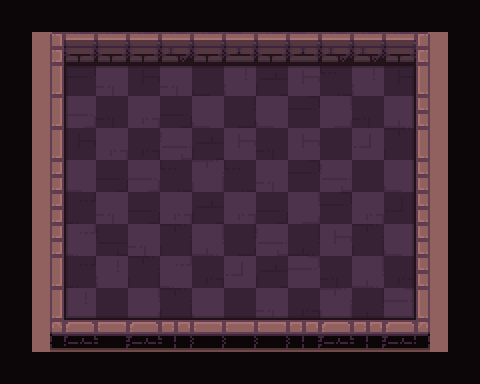

This game map was drawn from its Tiled (.tmx) file and the tilesets committed beside it. A one-line description and the full map source follow:
An orthogonal 15x12 tile map with 32x32 px tiles, 4 tile layers (path, types, ground, floor_shadow), 1 hidden layer not drawn and 18 objects (7x egg, 4x symbol, 4x hero, frame, bonfire, ...).

<map version="1.2" tiledversion="2019.03.13" orientation="orthogonal" renderorder="right-down" width="15" height="12" tilewidth="32" tileheight="32" infinite="0" nextlayerid="111" nextobjectid="39">
 <tileset firstgid="1" name="tileset" tilewidth="32" tileheight="32" spacing="2" margin="1" tilecount="200" columns="10">
  <image source="tileset.png" trans="000000" width="340" height="680" />
  <terraintypes>
   <terrain name="floor" tile="79" />
   <terrain name="wall" tile="69" />
   <terrain name="hole" tile="78" />
  </terraintypes>
 </tileset>
 <layer id="105" name="checkers" width="15" height="12" visible="0">
  <data encoding="csv">
0,69,0,69,0,69,0,69,0,69,0,69,0,69,0,
69,0,69,0,69,0,69,0,69,0,69,0,69,0,69,
0,69,0,69,0,69,0,69,0,69,0,69,0,69,0,
69,0,69,0,69,0,69,0,69,0,69,0,69,0,69,
0,69,0,69,0,69,0,69,0,69,0,69,0,69,0,
69,0,69,0,69,0,69,0,69,0,69,0,69,0,69,
0,69,0,69,0,69,0,69,0,69,0,69,0,69,0,
69,0,69,0,69,0,69,0,69,0,69,0,69,0,69,
0,69,0,69,0,69,0,69,0,69,0,69,0,69,0,
69,0,69,0,69,0,69,0,69,0,69,0,69,0,69,
0,69,0,69,0,69,0,69,0,69,0,69,0,69,0,
69,0,69,0,69,0,69,0,69,0,69,0,69,0,69
</data>
 </layer>
 <layer id="106" name="path" width="15" height="12">
  <data encoding="csv">
0,0,0,0,0,0,0,0,0,0,0,0,0,0,0,
0,0,0,0,0,0,0,0,0,0,0,0,0,0,0,
0,0,80,80,80,80,80,80,80,80,80,80,80,0,0,
0,0,80,80,80,80,80,80,80,80,80,80,80,0,0,
0,0,80,80,80,80,80,80,80,80,80,80,80,0,0,
0,0,80,80,80,80,80,80,80,80,80,80,80,0,0,
0,0,80,80,80,80,80,80,80,80,80,80,80,0,0,
0,0,80,80,80,80,80,80,80,80,80,80,80,0,0,
0,0,80,80,80,80,80,80,80,80,80,80,80,0,0,
0,0,80,80,80,80,80,80,80,80,80,80,80,0,0,
0,0,0,0,0,0,0,0,0,0,0,0,0,0,0,
0,0,0,0,0,0,0,0,0,0,0,0,0,0,0
</data>
 </layer>
 <objectgroup id="14" name="camera">
  <object id="12" name="frame" type="frame" x="50" y="32.333" width="378.333" height="314.485" />
 </objectgroup>
 <objectgroup id="2" name="objects">
  <object id="37" name="arrow" type="symbol" x="113" y="180">
   <properties>
    <property name="symbol" value="arrow_s" />
   </properties>
   <point />
  </object>
  <object id="35" name="arrow" type="symbol" x="152" y="192">
   <properties>
    <property name="symbol" value="arrow_e" />
   </properties>
   <point />
  </object>
  <object id="38" name="cross" type="symbol" x="237" y="246">
   <properties>
    <property name="symbol" value="cross" />
   </properties>
   <point />
  </object>
  <object id="36" name="cross" type="symbol" x="213" y="250">
   <properties>
    <property name="symbol" value="cross" />
   </properties>
   <point />
  </object>
  <object id="9" name="hero" type="hero" x="144" y="147.333">
   <point />
  </object>
  <object id="16" name="hero" type="hero" x="208" y="148">
   <point />
  </object>
  <object id="17" name="hero" type="hero" x="273.333" y="150.667">
   <point />
  </object>
  <object id="18" name="hero" type="hero" x="341.667" y="148.333">
   <properties>
    <property name="item" type="int" value="19" />
   </properties>
   <point />
  </object>
  <object id="19" name="egg" type="egg" x="337" y="182.333">
   <properties>
    <property name="value" value="rng(0,44)" />
   </properties>
   <point />
  </object>
  <object id="25" name="egg" type="egg" x="178" y="278">
   <properties>
    <property name="value" type="int" value="12" />
   </properties>
   <point />
  </object>
  <object id="26" name="egg" type="egg" x="239" y="211">
   <properties>
    <property name="value" type="int" value="316" />
   </properties>
   <point />
  </object>
  <object id="27" name="egg" type="egg" x="209" y="213">
   <properties>
    <property name="value" type="int" value="51" />
   </properties>
   <point />
  </object>
  <object id="28" name="egg" type="egg" x="177" y="151">
   <properties>
    <property name="value" type="int" value="9" />
   </properties>
   <point />
  </object>
  <object id="29" name="egg" type="egg" x="270" y="155">
   <properties>
    <property name="value" value="rng(0,99)" />
   </properties>
   <point />
  </object>
  <object id="30" name="egg" type="egg" x="303" y="246">
   <properties>
    <property name="value" type="int" value="7" />
   </properties>
   <point />
  </object>
  <object id="31" name="bonfire" type="bonfire" x="337" y="189">
   <properties>
    <property name="value" type="int" value="7" />
   </properties>
   <point />
  </object>
  <object id="32" name="switch" type="switch" x="272" y="185">
   <properties>
    <property name="value" type="int" value="7" />
   </properties>
   <point />
  </object>
 </objectgroup>
 <layer id="107" name="types" width="15" height="12">
  <data encoding="csv">
79,79,79,79,79,79,79,79,79,79,79,79,79,79,79,
79,70,70,70,70,70,70,70,70,70,70,70,70,70,79,
79,70,80,80,80,80,80,80,80,80,80,80,80,70,79,
79,70,80,80,80,80,80,80,80,80,80,80,80,70,79,
79,70,80,80,80,80,80,80,80,80,80,80,80,70,79,
79,70,80,80,80,80,80,80,80,80,80,80,80,70,79,
79,70,80,80,80,80,80,80,80,80,80,80,80,70,79,
79,70,80,80,80,80,80,80,80,80,80,80,80,70,79,
79,70,80,80,80,80,80,80,80,80,80,80,80,70,79,
79,70,80,80,80,80,80,80,80,80,80,80,80,70,79,
79,70,70,70,70,70,70,70,70,70,70,70,70,70,79,
79,79,79,79,79,79,79,79,79,79,79,79,79,79,79
</data>
 </layer>
 <layer id="108" name="ground" width="15" height="12">
  <data encoding="csv">
0,0,0,0,0,0,0,0,0,0,0,0,0,0,0,
0,1,2,2,5,4,5,3,5,3,4,4,2,6,0,
0,11,28,144,18,144,20,154,39,132,10,154,18,16,0,
0,11,123,30,141,9,134,17,134,28,131,30,122,26,0,
0,11,18,141,27,152,39,132,30,132,19,151,29,16,0,
0,21,134,9,123,10,143,10,144,28,152,19,134,26,0,
0,21,7,144,9,141,39,141,9,131,28,141,37,26,0,
0,21,121,38,144,29,122,17,152,8,132,29,134,26,0,
0,11,7,154,29,121,27,151,39,142,30,122,27,26,0,
0,31,154,19,131,29,134,19,144,27,143,8,142,36,0,
0,41,42,52,42,53,52,52,52,53,42,53,45,46,0,
0,0,0,0,0,0,0,0,0,0,0,0,0,0,0
</data>
 </layer>
 <layer id="109" name="floor_shadow" width="15" height="12">
  <data encoding="csv">
0,0,0,0,0,0,0,0,0,0,0,0,0,0,0,
0,0,0,0,0,0,0,0,0,0,0,0,0,0,0,
0,0,12,13,13,13,13,13,13,13,13,13,15,0,0,
0,0,22,0,0,0,0,0,0,0,0,0,25,0,0,
0,0,22,0,0,0,0,0,0,0,0,0,25,0,0,
0,0,22,0,0,0,0,0,0,0,0,0,25,0,0,
0,0,22,0,0,0,0,0,0,0,0,0,25,0,0,
0,0,22,0,0,0,0,0,0,0,0,0,25,0,0,
0,0,22,0,0,0,0,0,0,0,0,0,25,0,0,
0,0,32,33,33,33,33,33,33,33,33,33,35,0,0,
0,0,0,0,0,0,0,0,0,0,0,0,0,0,0,
0,0,0,0,0,0,0,0,0,0,0,0,0,0,0
</data>
 </layer>
</map>
